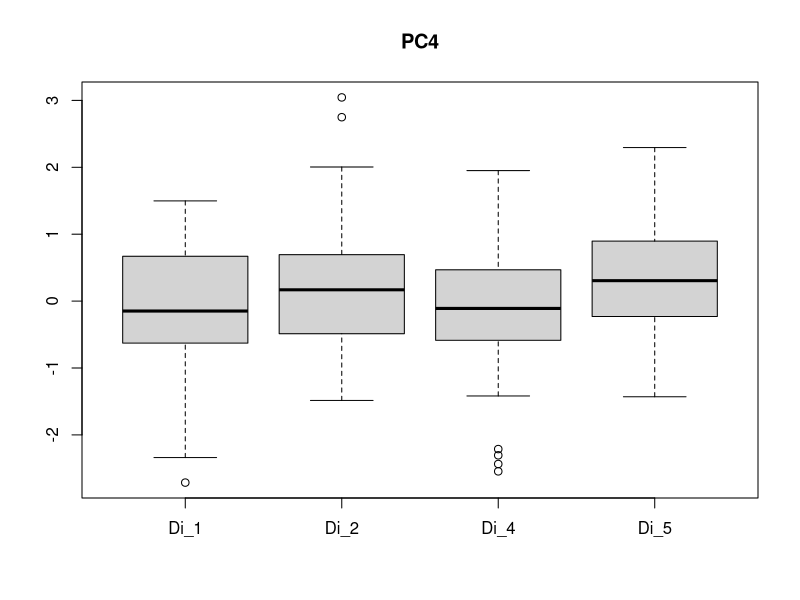

Write the R code that produced this figure.
Di_1 <- c(1.084,-0.286,-0.196,-1.564,-0.051,1.018,-0.769,-0.312,0.747,-0.585,0.691,-2.713,-0.459,-1.434,0.67,-1.356,-1.59,-0.331,0.584,-0.292,-0.628,1.425,0.23,1.301,-1.236,-0.434,-1.071,-0.164,-0.616,0.324,0.767,0.171,-1.368,0.396,-1.664,0.454,1.024,0.349,-0.577,-0.133,-2.056,1.498,0.888,-0.345,0.04,0.895,0.566,-0.133,1.339,-2.339)
Di_2 <- c(-0.344,0.59,-1.485,-0.49,0.293,0.8,3.045,0.169,0.343,1.356,-0.951,0.573,0.247,0.764,-0.314,1.367,0.624,0.136,-0.51,0.292,1.353,2.749,-0.867,0.787,-0.653,0.95,-0.971,-0.01,-0.409,-0.628,0.482,-1.347,1.033,-0.072,0.848,-0.755,-1.031,2.005,-0.046,-0.083,0.083,-1.414,0.192,0.386,1.46,-0.485,-0.992,-0.123,-0.088,0.243,0.393)
Di_4 <- c(-0.502,-0.225,-0.057,0.685,0.963,1.628,-0.632,-2.435,1.951,-0.812,-0.098,0.502,-1.023,1.225,-1.077,0.412,-1.368,-0.29,-0.083,-0.176,-0.406,1.211,-0.08,-1.411,-0.533,1.267,0.708,0.349,-0.3,-1.418,-2.545,0.468,-2.212,0.0,-0.57,0.437,-0.243,-0.503,0.5,-2.305,0.249,-0.033,-0.586,-0.969,-0.493,1.024,0.328,0.101,0.927,-0.862,-0.52,1.301,-0.095,-0.121)
Di_5 <- c(0.607,-0.323,0.014,0.901,0.418,0.809,0.193,0.893,1.662,2.295,1.346,-0.52,0.591,-0.333,0.003,-1.43,-0.137,-0.016,-0.691,1.211)
svg(filename = 'morpho_data/boxplotPC4.svg')
boxplot(Di_1, Di_2, Di_4, Di_5, names = c('Di_1', 'Di_2', 'Di_4', 'Di_5'), main = 'PC4')
dev.off()
